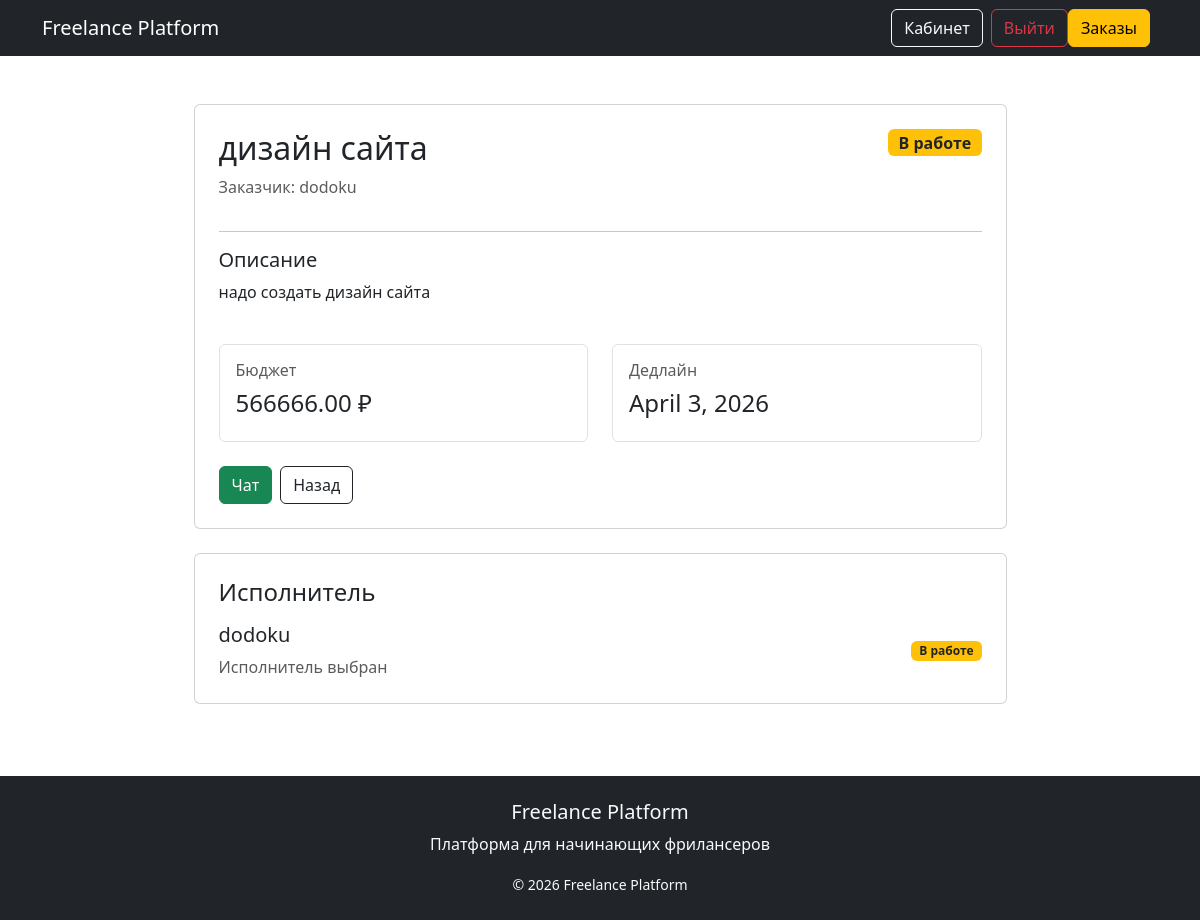
The page /orders/2/ (signed in) on the database its author committed.
### orders/models.py (models this page shows, shortened)
class Order(models.Model):
    client = models.ForeignKey(
        settings.AUTH_USER_MODEL,
        on_delete=models.CASCADE,
        related_name='orders'
    )
    title = models.CharField(max_length=255)
    description = models.TextField()
    budget = models.DecimalField(max_digits=10, decimal_places=2)
    deadline = models.DateField()
    created_at = models.DateTimeField(auto_now_add=True)
    STATUS_CHOICES = [
    ('open', 'Открыт'),
    ('in_progress', 'В работе'),
    ('completed', 'Завершён'),
    ]
    status = models.CharField(max_length=20, choices=STATUS_CHOICES, default='open')
    selected_freelancer = models.ForeignKey(
    settings.AUTH_USER_MODEL,
    null=True,
    blank=True,
    on_delete=models.SET_NULL,
    related_name='assigned_orders'
    )

### users/models.py (models this page shows)
class User(AbstractUser):
    ROLE_CHOICES = (
        ('freelancer', 'Фрилансер'),
        ('client', 'Заказчик'),
    )
    role = models.CharField(
        max_length=20,
        choices=ROLE_CHOICES,
        verbose_name='Роль'
    )
    bio = models.TextField("О себе", blank=True)
    skills = models.CharField("Навыки", max_length=255, blank=True)  # для фрилансера
    portfolio_link = models.URLField("Портфолио", blank=True)  # для фрилансера
    company_name = models.CharField("Название компании", max_length=255, blank=True)  # для заказчика

### orders/views.py (the view)
# urls.py: path('<int:order_id>/', views.order_detail, name='order_detail'),
@login_required
def order_detail(request, order_id):
    order = get_object_or_404(Order, id=order_id)
    return render(request, 'orders/order_detail.html', {'order': order})

### orders/templates/orders/order_detail.html (shortened to what this page needs)
{% extends 'base.html' %}
{% block content %}
<div class="container mt-5">
    <div class="row justify-content-center">
        <div class="col-md-9">
            <div class="card p-4 mb-4">
                <div class="d-flex justify-content-between align-items-start mb-3">
                    <div>
                        <h2 class="mb-2">
                            {{ order.title }}
                        </h2>
                        <p class="text-muted mb-0">
                            Заказчик: {{ order.client.username }}
                        </p>
                    </div>
                    {% if order.status == 'open' %}
                    <span class="badge bg-success fs-6">
                        Открыт
                    </span>
                    {% else %}
                    <span class="badge bg-warning text-dark fs-6">
                        В работе
                    </span>
                    {% endif %}
                </div>
                <hr>
                <div class="mb-4">
                    <h5>
                        Описание
                    </h5>
                    <p>
                        {{ order.description }}
                    </p>
                </div>
                <div class="row mb-4">
                    <div class="col-md-6">
                        <div class="border rounded p-3">
                            <h6 class="text-muted">
                                Бюджет
                            </h6>
                            <h4>
                                {{ order.budget }} ₽
                            </h4>
                        </div>
                    </div>
                    <div class="col-md-6">
                        <div class="border rounded p-3">
                            <h6 class="text-muted">
                                Дедлайн
                            </h6>
                            <h4>
                                {{ order.deadline }}
                            </h4>
                        </div>
                    </div>
                </div>
                <div class="d-flex gap-2 flex-wrap">
                    {% if order.status == 'in_progress' %}
                    <a href="/orders/{{ order.id }}/chat/" class="btn btn-success">
                        Чат
                    </a>
                    {% endif %}
                    <a href="/orders/" class="btn btn-outline-dark">
                        Назад
                    </a>
                </div>
            </div>
            {% if order.selected_freelancer %}
            <div class="card p-4 mb-4">
                <h4 class="mb-3">
                    Исполнитель
                </h4>
                <div class="d-flex justify-content-between align-items-center">
                    <div>
                        <h5>
                            {{ order.selected_freelancer.username }}
                        </h5>
                        <p class="text-muted mb-0">
                            Исполнитель выбран
                        </p>
                    </div>
                    <span class="badge bg-warning text-dark">
                        В работе
                    </span>
                </div>
            </div>
            {% endif %}
        </div>
    </div>
</div>
{% endblock %}

### rows shown on the page
Order: title "дизайн сайта", client.username "dodoku", description "надо создать дизайн сайта", budget "566666.00", deadline "April 3, 2026", selected_freelancer.username "dodoku"
